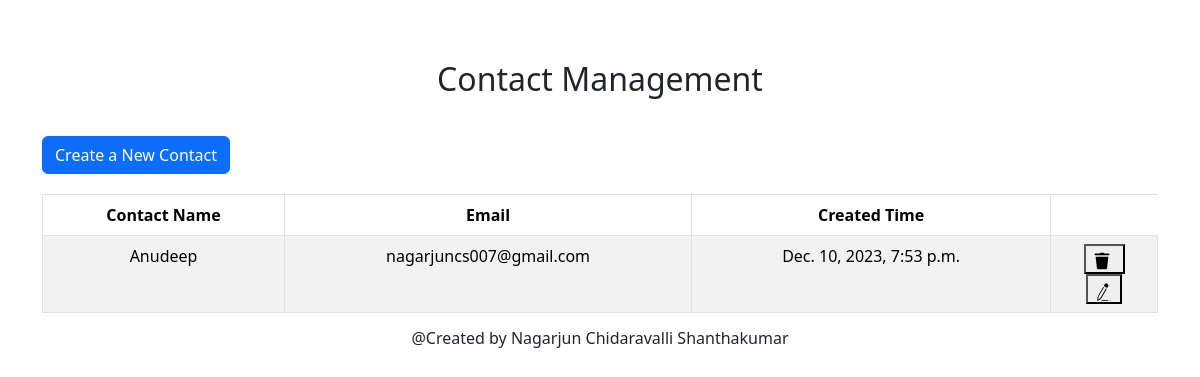
Before: / with the older database file.
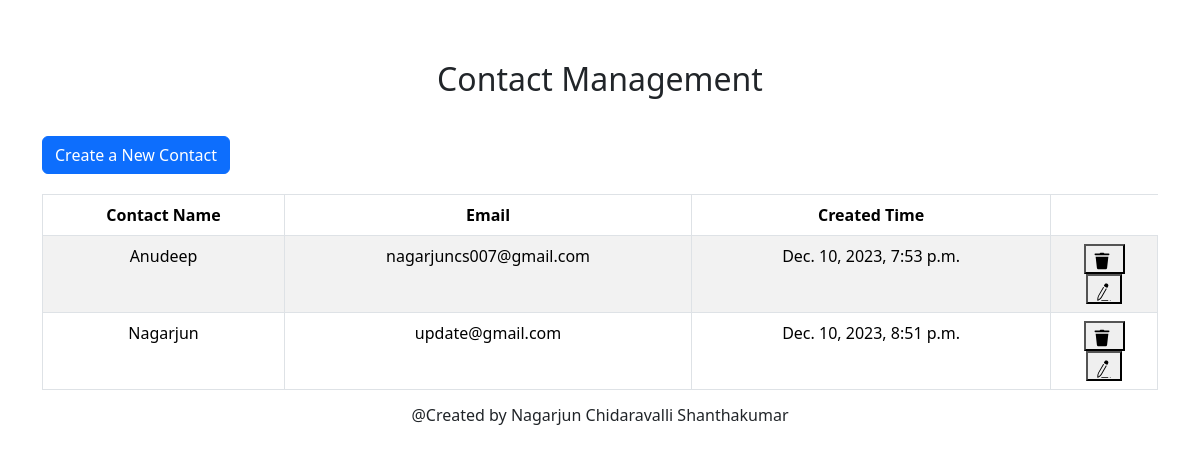
After: the same page with the newer database file.
### create/models.py (models this page shows)
class Create(models.Model):
    name = models.CharField(max_length=100)
    email = models.CharField(max_length=100)
    notes = models.CharField(max_length=1000)
    time = models.DateTimeField()

### home/views.py (the view)
# urls.py: path('', homepage, name="home"),
def homepage(request):
    allData = Create.objects.all()
    return render(request, 'home.html',{'allData':allData})

### Nagarjun_Chidaravalli_Shanthakumar/template/home.html (shortened to what this page needs)
{% load static %}
<!DOCTYPE html>
<html lang="en">
<head>
    <link href="https://cdn.jsdelivr.net/npm/bootstrap@5.3.2/dist/css/bootstrap.min.css" rel="stylesheet">
    <link rel="stylesheet" href="{% static 'home.css' %}">
</head>
<body>
    <div class="container">
        <h2 id="heading">Contact Management</h2>
        <button type="button" class="btn btn-primary" id="create" onclick="location.href = '/create/';">Create a New Contact</button>
        <table class="table table-hover table-striped table-bordered text-center">
            <thead>
              <tr>
                <th scope="col">Contact Name</th>
                <th scope="col">Email</th>
                <th scope="col">Created Time</th>
              </tr>
            </thead>
            <tbody>
            {% if allData %}
            {% for data in allData %}
            <tr>
              <td>{{data.name}}</td>
              <td>{{data.email}}</td>
              <td>{{data.time}}</td>
              <td>
                <form action="/confirm/", method="POST">
                  <button type="submit" name="name" value="{{data.name}}"></button>
                </form>
                <form action="/details/", method="POST">
                  <button  type="submit" name="name" value="{{data.name}}"></button>
                </form>
              </td>
            </tr>
            {% endfor %}
            {% endif %}
            </tbody>
          </table>
    </div>
    <h6 id="copyright">@Created by  Nagarjun Chidaravalli Shanthakumar</h6>
</body>
</html>

### Nagarjun_Chidaravalli_Shanthakumar/static/home.css (style rules this page uses)
#heading { margin-top: 60px; text-align: center; }
#create { margin-top: 30px; }
.table { margin-top: 20px; }
#copyright { text-align: center; }

Changed rows visible on the page:
added Create: name "Nagarjun", email "update@gmail.com", time "Dec. 10, 2023, 8:51 p.m."
